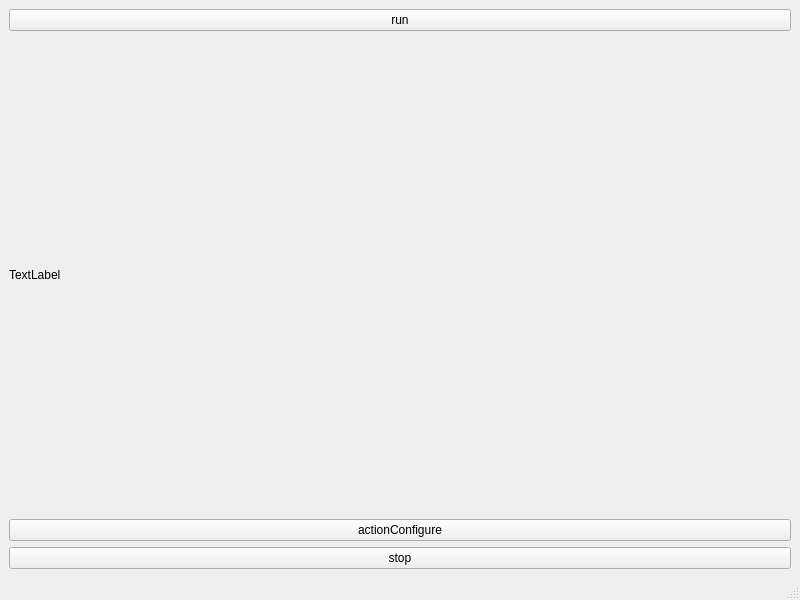
<?xml version="1.0" encoding="UTF-8"?>
<ui version="4.0">
 <class>SerialMainWindow</class>
 <widget class="QMainWindow" name="SerialMainWindow">
  <property name="geometry">
   <rect>
    <x>0</x>
    <y>0</y>
    <width>800</width>
    <height>600</height>
   </rect>
  </property>
  <property name="windowTitle">
   <string>SerialMainWindow</string>
  </property>
  <widget class="QWidget" name="centralwidget">
   <layout class="QHBoxLayout" name="horizontalLayout">
    <item>
     <layout class="QVBoxLayout" name="verticalLayout">
      <item>
       <widget class="QPushButton" name="pushButton">
        <property name="text">
         <string>run</string>
        </property>
       </widget>
      </item>
      <item>
       <widget class="QLabel" name="label">
        <property name="text">
         <string>TextLabel</string>
        </property>
       </widget>
      </item>
      <item>
       <widget class="QPushButton" name="actionConfigure">
        <property name="text">
         <string>actionConfigure</string>
        </property>
       </widget>
      </item>
      <item>
       <widget class="QPushButton" name="pushButton_2">
        <property name="text">
         <string>stop</string>
        </property>
       </widget>
      </item>
     </layout>
    </item>
   </layout>
  </widget>
  <widget class="QMenuBar" name="menubar">
   <property name="geometry">
    <rect>
     <x>0</x>
     <y>0</y>
     <width>800</width>
     <height>22</height>
    </rect>
   </property>
  </widget>
  <widget class="QStatusBar" name="statusbar"/>
 </widget>
 <resources/>
 <connections/>
</ui>
